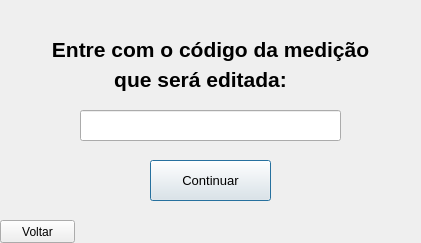
<?xml version="1.0" encoding="UTF-8"?>
<ui version="4.0">
 <class>Dialog</class>
 <widget class="QDialog" name="Dialog">
  <property name="geometry">
   <rect>
    <x>0</x>
    <y>0</y>
    <width>421</width>
    <height>243</height>
   </rect>
  </property>
  <property name="windowTitle">
   <string>Dialog</string>
  </property>
  <widget class="QPushButton" name="continuarButton">
   <property name="geometry">
    <rect>
     <x>150</x>
     <y>160</y>
     <width>121</width>
     <height>41</height>
    </rect>
   </property>
   <property name="font">
    <font>
     <family>Arial</family>
     <pointsize>10</pointsize>
    </font>
   </property>
   <property name="text">
    <string>Continuar</string>
   </property>
  </widget>
  <widget class="QPushButton" name="voltarButton">
   <property name="geometry">
    <rect>
     <x>0</x>
     <y>220</y>
     <width>75</width>
     <height>23</height>
    </rect>
   </property>
   <property name="text">
    <string>Voltar</string>
   </property>
  </widget>
  <widget class="QLabel" name="label">
   <property name="geometry">
    <rect>
     <x>40</x>
     <y>20</y>
     <width>341</width>
     <height>59</height>
    </rect>
   </property>
   <property name="font">
    <font>
     <family>Arial</family>
     <pointsize>16</pointsize>
     <weight>75</weight>
     <bold>true</bold>
    </font>
   </property>
   <property name="text">
    <string>Entre com o código da medição</string>
   </property>
   <property name="alignment">
    <set>Qt::AlignCenter</set>
   </property>
  </widget>
  <widget class="QLabel" name="label_2">
   <property name="geometry">
    <rect>
     <x>30</x>
     <y>50</y>
     <width>341</width>
     <height>59</height>
    </rect>
   </property>
   <property name="font">
    <font>
     <family>Arial</family>
     <pointsize>16</pointsize>
     <weight>75</weight>
     <bold>true</bold>
    </font>
   </property>
   <property name="text">
    <string>que será editada:</string>
   </property>
   <property name="alignment">
    <set>Qt::AlignCenter</set>
   </property>
  </widget>
  <widget class="QLineEdit" name="codigoText">
   <property name="geometry">
    <rect>
     <x>80</x>
     <y>110</y>
     <width>261</width>
     <height>31</height>
    </rect>
   </property>
   <property name="font">
    <font>
     <family>Arial</family>
     <pointsize>10</pointsize>
    </font>
   </property>
   <property name="layoutDirection">
    <enum>Qt::LeftToRight</enum>
   </property>
   <property name="alignment">
    <set>Qt::AlignCenter</set>
   </property>
  </widget>
 </widget>
 <resources/>
 <connections/>
</ui>
